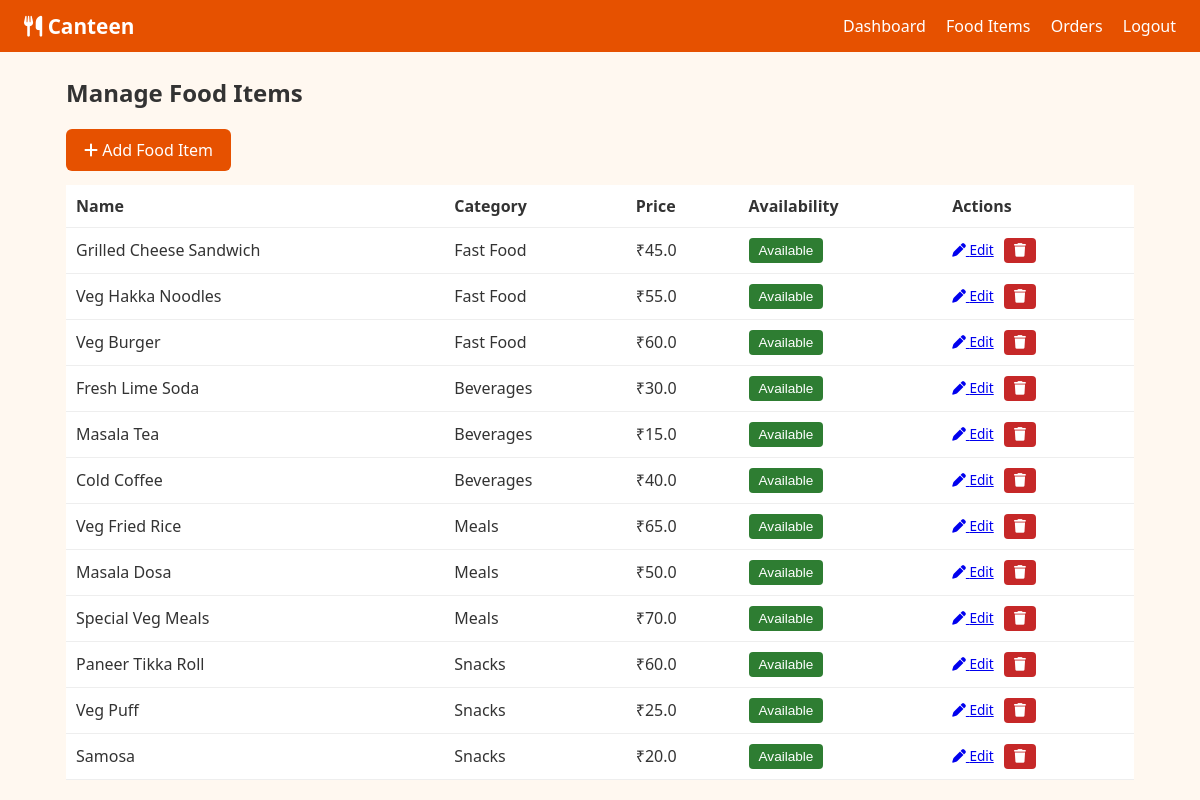
Screenshot of /admin/foods (signed in) with the database file from the repository.
### tables this page shows
CREATE TABLE food_items (
        food_id INTEGER PRIMARY KEY AUTOINCREMENT,
        food_name TEXT NOT NULL,
        description TEXT,
        price REAL NOT NULL,
        category TEXT NOT NULL,
        image TEXT,
        availability TEXT NOT NULL DEFAULT 'Available'
    );

### app.py (the view)
@app.route("/admin/foods")
@admin_required
def admin_foods():
    db = get_db()
    foods = db.execute("SELECT * FROM food_items ORDER BY food_id DESC").fetchall()
    return render_template("admin_foods.html", foods=foods)

### app.py (called while the page is built)
def get_db():
    if "db" not in g:
        g.db = sqlite3.connect(DB_PATH)
        g.db.row_factory = sqlite3.Row
        g.db.execute("PRAGMA foreign_keys = ON;")
    return g.db

def admin_required(f):
    @wraps(f)
    def decorated_function(*args, **kwargs):
        if session.get("role") != "admin":
            flash("Administrator login required.")
            return redirect(url_for("admin_login"))
        return f(*args, **kwargs)
    return decorated_function

@app.context_processor
def inject_context():
    cart = session.get("cart", {})
    cart_count = 0
    if isinstance(cart, dict):
        cart_count = sum(qty for qty in cart.values() if isinstance(qty, int) and qty > 0)
    return dict(cart_count=cart_count, statuses=STATUSES)

### templates/admin_foods.html
{% extends "base.html" %}
{% block content %}
<h2>Manage Food Items</h2>
<a class="btn" href="{{ url_for('food_form') }}"><i class="fa-solid fa-plus"></i> Add Food Item</a>
<table>
  <tr><th>Name</th><th>Category</th><th>Price</th><th>Availability</th><th>Actions</th></tr>
  {% for f in foods %}
  <tr>
    <td>{{ f.food_name }}</td><td>{{ f.category }}</td><td>₹{{ f.price }}</td>
    <td><form class="inline" method="post" action="{{ url_for('toggle_food', food_id=f.food_id) }}">
      <button class="sm {{ 'green-btn' if f.availability == 'Available' else 'red-btn' }}">{{ f.availability }}</button></form></td>
    <td>
      <a class="sm-link" href="{{ url_for('food_form', food_id=f.food_id) }}"><i class="fa-solid fa-pen"></i> Edit</a>
      <form class="inline" method="post" action="{{ url_for('delete_food', food_id=f.food_id) }}" onsubmit="return confirm('Delete this item?')">
        <button class="sm red-btn"><i class="fa-solid fa-trash"></i></button></form>
    </td>
  </tr>
  {% endfor %}
</table>
{% endblock %}

### static/style.css (style rules this page uses)
* { box-sizing: border-box; }
body { margin: 0; font-family: Segoe UI, Arial, sans-serif; background: #fff8f0; color: #333; }
.btn { display: inline-block; background: #e65100; color: #fff; border: 0; padding: 10px 18px; border-radius: 6px; cursor: pointer; text-decoration: none; font-size: 1rem; }
.btn.sm, .sm { padding: 5px 10px; font-size: .85rem; }
.sm { border: 0; border-radius: 4px; cursor: pointer; background: #eee; }
.sm-link { font-size: .85rem; margin-right: 6px; }
.green-btn { background: #2e7d32; color: #fff; }
.red-btn { background: #c62828; color: #fff; }
table { width: 100%; border-collapse: collapse; background: #fff; margin: 14px 0; }
th, td { padding: 10px; border-bottom: 1px solid #eee; text-align: left; }
.inline { display: inline; }

### rows the page displays
food_items: food_name "Grilled Cheese Sandwich", category "Fast Food", price "45.0", availability "Available"
food_items: food_name "Veg Hakka Noodles", category "Fast Food", price "55.0", availability "Available"
food_items: food_name "Veg Burger", category "Fast Food", price "60.0", availability "Available"
food_items: food_name "Fresh Lime Soda", category "Beverages", price "30.0", availability "Available"
food_items: food_name "Masala Tea", category "Beverages", price "15.0", availability "Available"
food_items: food_name "Cold Coffee", category "Beverages", price "40.0", availability "Available"
food_items: food_name "Veg Fried Rice", category "Meals", price "65.0", availability "Available"
food_items: food_name "Masala Dosa", category "Meals", price "50.0", availability "Available"
food_items: food_name "Special Veg Meals", category "Meals", price "70.0", availability "Available"
food_items: food_name "Paneer Tikka Roll", category "Snacks", price "60.0", availability "Available"
food_items: food_name "Veg Puff", category "Snacks", price "25.0", availability "Available"
food_items: food_name "Samosa", category "Snacks", price "20.0", availability "Available"
